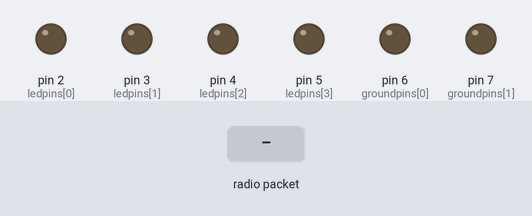
Bench run of a sketch on a simulated Arduino Uno, built with avr-gcc and run on an emulated ATmega328P. On the bench: output pins drawn as LEDs (lit = HIGH). Dashed ring = blinking. The test bench sets the inputs (shaded band). No radio packets arrive unless stated; what the sketch prints to the serial monitor is not drawn.

Above: at 1.2 s.
1.3 s: radio packet "1" arrives
At 1.75 s:
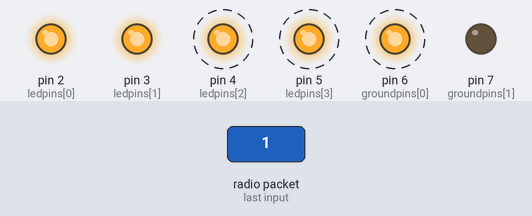
At 3.35 s:
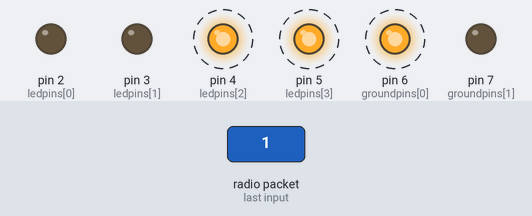
4.3 s: radio packet "0" arrives
At 4.45 s:
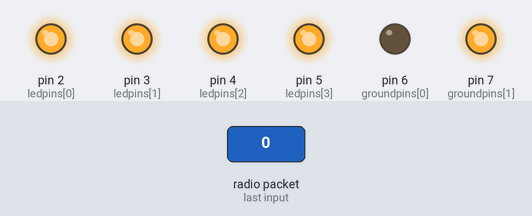
Timing chart, 0 to 13.3 s (numbered marks = the images above; inputs shaded):
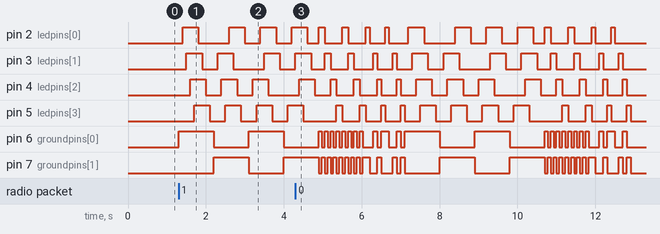

The sketch:

433MHz_RF_Receiver.ino
```cpp
#include <RH_ASK.h>
#include <SPI.h>

int ledpins[] = {2, 3, 4, 5};
int groundpins[] = {6, 7};

RH_ASK rf_driver;

void setup() {
  rf_driver.init();
  Serial.begin(9600);

  for (int i = 0; i < 4; i++)
  {
    pinMode(ledpins[i], OUTPUT);
  }
  for (int i = 0; i < 2; i++)
  {
    pinMode(groundpins[i], OUTPUT);
  }
}

void loop() {
  uint8_t buf[11];
  uint8_t buflen = sizeof(buf);
  if (rf_driver.recv(buf, &buflen))
  {
    Serial.print("Message Received: ");
    Serial.println((char*)buf);
    twist();
    drop();
    diagonal();
  }
}


void twist()
{
  int delaytime = 100;
  digitalWrite(groundpins[0], HIGH);
  delay(100);
  digitalWrite(ledpins[0], HIGH);
  delay(delaytime);
  digitalWrite(ledpins[1], HIGH);
  delay(delaytime);
  digitalWrite(ledpins[2], HIGH);
  delay(delaytime);
  digitalWrite(ledpins[3], HIGH);
  delay(delaytime);

  digitalWrite(ledpins[0], LOW);
  delay(delaytime);
  digitalWrite(ledpins[1], LOW);
  delay(delaytime);
  digitalWrite(ledpins[2], LOW);
  delay(delaytime);
  digitalWrite(ledpins[3], LOW);
  delay(delaytime);
  digitalWrite(groundpins[0], LOW);


  digitalWrite(groundpins[1], HIGH);
  delay(100);
  digitalWrite(ledpins[1], HIGH);
  delay(delaytime);
  digitalWrite(ledpins[2], HIGH);
  delay(delaytime);
  digitalWrite(ledpins[3], HIGH);
  delay(delaytime);
  digitalWrite(ledpins[0], HIGH);
  delay(delaytime);

  digitalWrite(ledpins[1], LOW);
  delay(delaytime);
  digitalWrite(ledpins[2], LOW);
  delay(delaytime);
  digitalWrite(ledpins[3], LOW);
  delay(delaytime);
  digitalWrite(ledpins[0], LOW);
  delay(delaytime);
  digitalWrite(groundpins[1], LOW);


  digitalWrite(groundpins[0], HIGH);
  delay(100);
  digitalWrite(ledpins[2], HIGH);
  delay(delaytime);
  digitalWrite(ledpins[3], HIGH);
  delay(delaytime);
  digitalWrite(ledpins[0], HIGH);
  delay(delaytime);
  digitalWrite(ledpins[1], HIGH);
  delay(delaytime);

  digitalWrite(ledpins[2], LOW);
  delay(delaytime);
  digitalWrite(ledpins[3], LOW);
  delay(delaytime);
  digitalWrite(ledpins[0], LOW);
  delay(delaytime);
  digitalWrite(ledpins[1], LOW);
  delay(delaytime);
  digitalWrite(groundpins[0], LOW);

  digitalWrite(groundpins[1], HIGH);
  delay(100);
  digitalWrite(ledpins[3], HIGH);
  delay(delaytime);
  digitalWrite(ledpins[0], HIGH);
  delay(delaytime);
  digitalWrite(ledpins[1], HIGH);
  delay(delaytime);
  digitalWrite(ledpins[2], HIGH);
  delay(delaytime);

  digitalWrite(ledpins[3], LOW);
  delay(delaytime);
  digitalWrite(ledpins[0], LOW);
  delay(delaytime);
  digitalWrite(ledpins[1], LOW);
  delay(delaytime);
  digitalWrite(ledpins[2], LOW);
  delay(delaytime);
  digitalWrite(groundpins[1], LOW);
}

void drop()
{
  int dtime = 75;
  digitalWrite(groundpins[0], HIGH);
  digitalWrite(ledpins[0], HIGH);
  delay(dtime);
  digitalWrite(groundpins[0], LOW);
  digitalWrite(groundpins[1], HIGH);
  delay(dtime);
  digitalWrite(groundpins[1], LOW);
  digitalWrite(ledpins[0], LOW);

  digitalWrite(groundpins[0], HIGH);
  digitalWrite(ledpins[1], HIGH);
  delay(dtime);
  digitalWrite(groundpins[0], LOW);
  digitalWrite(groundpins[1], HIGH);
  delay(dtime);
  digitalWrite(groundpins[1], LOW);
  digitalWrite(ledpins[1], LOW);

  digitalWrite(groundpins[0], HIGH);
  digitalWrite(ledpins[2], HIGH);
  delay(dtime);
  digitalWrite(groundpins[0], LOW);
  digitalWrite(groundpins[1], HIGH);
  delay(dtime);
  digitalWrite(groundpins[1], LOW);
  digitalWrite(ledpins[2], LOW);

  digitalWrite(groundpins[0], HIGH);
  digitalWrite(ledpins[3], HIGH);
  delay(dtime);
  digitalWrite(groundpins[0], LOW);
  digitalWrite(groundpins[1], HIGH);
  delay(dtime);
  digitalWrite(groundpins[1], LOW);
  digitalWrite(ledpins[3], LOW);


  //second time down
  digitalWrite(groundpins[0], HIGH);
  digitalWrite(ledpins[0], HIGH);
  delay(dtime);
  digitalWrite(groundpins[0], LOW);
  digitalWrite(groundpins[1], HIGH);
  delay(dtime);
  digitalWrite(groundpins[1], LOW);
  digitalWrite(ledpins[0], LOW);

  digitalWrite(groundpins[0], HIGH);
  digitalWrite(ledpins[1], HIGH);
  delay(dtime);
  digitalWrite(groundpins[0], LOW);
  digitalWrite(groundpins[1], HIGH);
  delay(dtime);
  digitalWrite(groundpins[1], LOW);
  digitalWrite(ledpins[1], LOW);

  digitalWrite(groundpins[0], HIGH);
  digitalWrite(ledpins[2], HIGH);
  delay(dtime);
  digitalWrite(groundpins[0], LOW);
  digitalWrite(groundpins[1], HIGH);
  delay(dtime);
  digitalWrite(groundpins[1], LOW);
  digitalWrite(ledpins[2], LOW);

  digitalWrite(groundpins[0], HIGH);
  digitalWrite(ledpins[3], HIGH);
  delay(dtime);
  digitalWrite(groundpins[0], LOW);
  digitalWrite(groundpins[1], HIGH);
  delay(dtime);
  digitalWrite(groundpins[1], LOW);
  digitalWrite(ledpins[3], LOW);


}

void diagonal()
{
  int dtime = 100;
  //bottom pin 0 on
  digitalWrite(groundpins[1], HIGH);
  digitalWrite(ledpins[0], HIGH);
  delay(dtime);
  //bottom pin 0 off
  digitalWrite(groundpins[1], LOW);
  digitalWrite(ledpins[0], LOW);
  delay(dtime);
  //top pin 1 on
  digitalWrite(groundpins[0], HIGH);
  digitalWrite(ledpins[1], HIGH);
  delay(dtime);
  //top pin 1 off
  digitalWrite(groundpins[0], LOW);
  digitalWrite(ledpins[1], LOW);
  //bottom pin 2 on
  digitalWrite(groundpins[1], HIGH);
  digitalWrite(ledpins[2], HIGH);
  delay(dtime);
  //bottom pin 2 off
  digitalWrite(groundpins[1], LOW);
  digitalWrite(ledpins[2], LOW);
  //top pin 3 on
  digitalWrite(groundpins[0], HIGH);
  digitalWrite(ledpins[3], HIGH);
  delay(dtime);
  //top pin 3 off
  digitalWrite(groundpins[0], LOW);
  digitalWrite(ledpins[3], LOW);


  //top pin 0 on
  digitalWrite(groundpins[0], HIGH);
  digitalWrite(ledpins[0], HIGH);
  delay(dtime);
  //top pin 0 off
  digitalWrite(groundpins[0], LOW);
  digitalWrite(ledpins[0], LOW);
  delay(dtime);
  //bottom pin 1 on
  digitalWrite(groundpins[1], HIGH);
  digitalWrite(ledpins[1], HIGH);
  delay(dtime);
  //bottom pin 1 off
  digitalWrite(groundpins[1], LOW);
  digitalWrite(ledpins[1], LOW);
  //top pin 2 on
  digitalWrite(groundpins[0], HIGH);
  digitalWrite(ledpins[2], HIGH);
  delay(dtime);
  //top pin 2 off
  digitalWrite(groundpins[0], LOW);
  digitalWrite(ledpins[2], LOW);
  //bottom pin 3 on
  digitalWrite(groundpins[1], HIGH);
  digitalWrite(ledpins[3], HIGH);
  delay(dtime);
  //bottom pin 3 off
  digitalWrite(groundpins[1], LOW);
  digitalWrite(ledpins[3], LOW);

}
```

Measured:
- after the input at 1.3 s, pin 2 (ledpins[0]): goes HIGH 0.40 s, LOW 0.80 s, HIGH 0.40 s, LOW 0.40 s, HIGH 0.40 s, LOW 0.40 s, then HIGH, starting after 0.10 s; pin 3 (ledpins[1]): goes HIGH 0.40 s, LOW 0.40 s, HIGH 0.40 s, LOW 0.80 s, HIGH 0.40 s, then LOW, starting after 0.20 s
